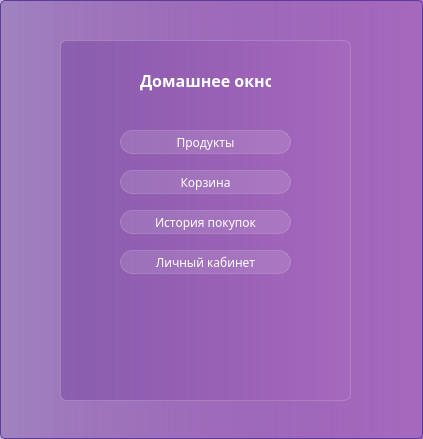
<?xml version="1.0" encoding="UTF-8"?>
<ui version="4.0">
 <class>Dialog</class>
 <widget class="QDialog" name="Dialog">
  <property name="geometry">
   <rect>
    <x>0</x>
    <y>0</y>
    <width>423</width>
    <height>439</height>
   </rect>
  </property>
  <property name="windowTitle">
   <string>Dialog</string>
  </property>
  <property name="styleSheet">
   <string notr="true">background-color:  qlineargradient( spread:pad,  x1:0, y1:0, x2:1, y2:0,  stop:0 rgba(105, 57, 153, 100),  stop:1 rgba(165, 105, 189, 255));  border: 1px solid #5D3B9B;  border-radius: 5px;
font-family: Everlasting;</string>
  </property>
  <widget class="QWidget" name="widget" native="true">
   <property name="geometry">
    <rect>
     <x>60</x>
     <y>40</y>
     <width>291</width>
     <height>361</height>
    </rect>
   </property>
   <property name="styleSheet">
    <string notr="true">backgroud-color: rgba(255, 255, 255, 30);
border: 1px solid rgba(255, 255, 255, 40);
border-radius: 7px;</string>
   </property>
   <widget class="QLabel" name="label_5">
    <property name="geometry">
     <rect>
      <x>80</x>
      <y>30</y>
      <width>131</width>
      <height>21</height>
     </rect>
    </property>
    <property name="styleSheet">
     <string notr="true">color: white;
font-weight: bold;
border: none;
font-size: 12pt;
background-color: none;</string>
    </property>
    <property name="text">
     <string>Домашнее окно</string>
    </property>
   </widget>
   <widget class="QPushButton" name="pushButton">
    <property name="geometry">
     <rect>
      <x>60</x>
      <y>90</y>
      <width>171</width>
      <height>24</height>
     </rect>
    </property>
    <property name="styleSheet">
     <string notr="true">QPushButton {
color: white;
background-color: rgba(255,255,255,30);
border: 1px solid rgba(255,255,255,40);
border-radius: 12px;
} 
QPushButton:hover{
background-color: rgba(255,255,255,40);
}</string>
    </property>
    <property name="text">
     <string>Продукты</string>
    </property>
   </widget>
   <widget class="QPushButton" name="pushButton_2">
    <property name="geometry">
     <rect>
      <x>60</x>
      <y>130</y>
      <width>171</width>
      <height>24</height>
     </rect>
    </property>
    <property name="styleSheet">
     <string notr="true">QPushButton {
color: white;
background-color: rgba(255,255,255,30);
border: 1px solid rgba(255,255,255,40);
border-radius: 12px;
} 
QPushButton:hover{
background-color: rgba(255,255,255,40);
}</string>
    </property>
    <property name="text">
     <string>Корзина</string>
    </property>
   </widget>
   <widget class="QPushButton" name="pushButton_3">
    <property name="geometry">
     <rect>
      <x>60</x>
      <y>170</y>
      <width>171</width>
      <height>24</height>
     </rect>
    </property>
    <property name="styleSheet">
     <string notr="true">QPushButton {
color: white;
background-color: rgba(255,255,255,30);
border: 1px solid rgba(255,255,255,40);
border-radius: 12px;
} 
QPushButton:hover{
background-color: rgba(255,255,255,40);
}</string>
    </property>
    <property name="text">
     <string>История покупок</string>
    </property>
   </widget>
   <widget class="QPushButton" name="pushButton_4">
    <property name="geometry">
     <rect>
      <x>60</x>
      <y>210</y>
      <width>171</width>
      <height>24</height>
     </rect>
    </property>
    <property name="styleSheet">
     <string notr="true">QPushButton {
color: white;
background-color: rgba(255,255,255,30);
border: 1px solid rgba(255,255,255,40);
border-radius: 12px;
} 
QPushButton:hover{
background-color: rgba(255,255,255,40);
}</string>
    </property>
    <property name="text">
     <string>Личный кабинет</string>
    </property>
   </widget>
  </widget>
 </widget>
 <resources/>
 <connections/>
</ui>
